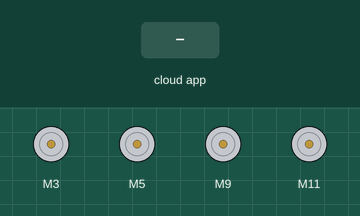
Recording of a sketch running on a simulated Arduino Uno, built with avr-gcc and run on an emulated ATmega328P. Parts: 4 × DC motor (green arrow = forward, orange = backward, longer = faster). The inputs (shaded band) are chosen by the test bench. The ROS host is connected and sends only what is stated.

Above: at 1.2 s.
1.3 s: the phone or cloud app sets linear.x to -100
At 2.3 s:
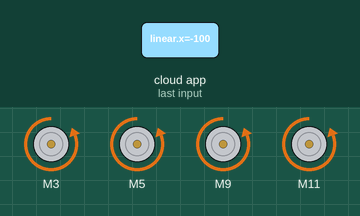
2.8 s: the phone or cloud app sets linear.x to 100
At 3.4 s:
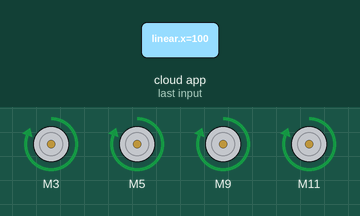
4.3 s: the phone or cloud app sets linear.x to 0
At 5.5 s:
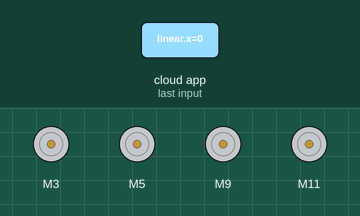
5.8 s: the phone or cloud app sets angular.z to -100
At 6.9 s:
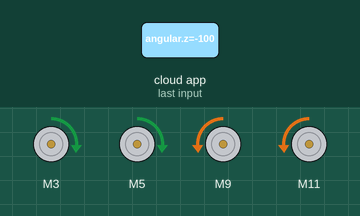
7.3 s: the phone or cloud app sets angular.z to 100
At 8.0 s:
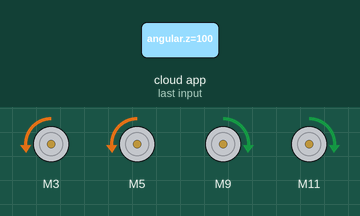
8.8 s: the phone or cloud app sets angular.z to 0
At 9.2 s:
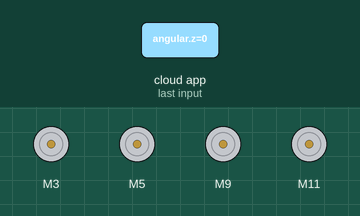
Timing chart, 0 to 11.3 s (numbered marks = the images above; inputs shaded):
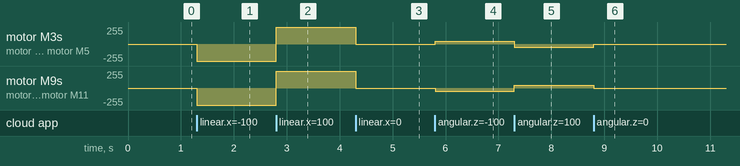

Measured:
- after the input at 1.3 s, motor M3, motor M5, motor M9, motor M11: stopped → backward 255/255 at once
- after the input at 2.8 s, motor M3, motor M5, motor M9, motor M11: backward 255/255 → forward 255/255 at once
- after the input at 4.3 s, motor M3, motor M5, motor M9, motor M11: forward 255/255 → stopped at once
- after the input at 5.8 s, motor M3, motor M5: stopped → forward 45/255 at once; motor M9, motor M11: stopped → backward 45/255 at once
- after the input at 7.3 s, motor M3, motor M5: forward 45/255 → backward 45/255 at once; motor M9, motor M11: backward 45/255 → forward 45/255 at once
- after the input at 8.8 s, motor M3, motor M5: backward 45/255 → stopped at once; motor M9, motor M11: forward 45/255 → stopped at once

The sketch:

wheel_motor_Code.ino
```cpp
/* For this file to be able to work you need to install Cytron motor drivers
library from library manager of the arduino library manager*/

#include <ArduinoHardware.h>
#include <ros.h>
#include <geometry_msgs/Twist.h>
#include "CytronMotorDriver.h"
/*
#define EN_L 9
#define IN1_L 10
#define IN2_L 11

#define EN_R 8
#define IN1_R 12
#define IN2_R 13
*/
#define L1_dir 2 //left front wheel
#define L1_pwm 3
#define L2_dir 4 //left back wheel
#define L2_pwm 5
#define R1_dir 8 //right front wheel
#define R1_pwm 9
#define R2_dir 10 //right rear wheel
#define R2_pwm 11

CytronMD motorL1(PWM_DIR, L1_pwm, L1_dir);
CytronMD motorL2(PWM_DIR, L2_pwm, L2_dir);
CytronMD motorR1(PWM_DIR, R1_pwm, R1_dir);
CytronMD motorR2(PWM_DIR, R2_pwm, R2_dir);

double w_r=0, w_l=0;

//wheel_rad is the wheel radius ,wheel_sep is
double wheel_rad = 0.0325, wheel_sep = 0.295;


ros::NodeHandle nh;
int lowSpeed = 200;
int highSpeed = 50;
double speed_ang=0, speed_lin=0;

void messageCb( const geometry_msgs::Twist& msg){
  speed_ang = msg.angular.z;
  speed_lin = msg.linear.x;
  w_r = (speed_lin/wheel_rad) + ((speed_ang*wheel_sep)/(2.0*wheel_rad));
  w_l = (speed_lin/wheel_rad) - ((speed_ang*wheel_sep)/(2.0*wheel_rad));
}


ros::Subscriber<geometry_msgs::Twist> sub("cmd_vel", &messageCb );
void Motors_init();
void MotorL(int Pulse_Width1);
void MotorR(int Pulse_Width2);

void setup(){

 Motors_init();

 nh.initNode();

 nh.subscribe(sub);

}


void loop(){
 MotorL(w_l*10);

 MotorR(w_r*10);

 nh.spinOnce();

}


void Motors_init(){

 /*pinMode(EN_L, OUTPUT);

 pinMode(EN_R, OUTPUT);

 pinMode(IN1_L, OUTPUT);

 pinMode(IN2_L, OUTPUT);

 pinMode(IN1_R, OUTPUT);

 pinMode(IN2_R, OUTPUT);

 digitalWrite(EN_L, LOW);

 digitalWrite(EN_R, LOW);

 digitalWrite(IN1_L, LOW);

 digitalWrite(IN2_L, LOW);

 digitalWrite(IN1_R, LOW);

 digitalWrite(IN2_R, LOW);*/

}

void MotorL(int Pulse_Width1){
 if (Pulse_Width1 > 0){

    /* analogWrite(EN_L, Pulse_Width1);

     digitalWrite(IN1_L, HIGH);

     digitalWrite(IN2_L, LOW);
*/
    motorL1.setSpeed(Pulse_Width1);
    motorL2.setSpeed(Pulse_Width1);
 }

 if (Pulse_Width1 < 0){
/*
     Pulse_Width1=abs(Pulse_Width1);

     analogWrite(EN_L, Pulse_Width1);

     digitalWrite(IN1_L, LOW);

     digitalWrite(IN2_L, HIGH);
*/
    motorL1.setSpeed(Pulse_Width1);
    motorL2.setSpeed(Pulse_Width1);
 }

 if (Pulse_Width1 == 0){

     /*analogWrite(EN_L, Pulse_Width1);

     digitalWrite(IN1_L, LOW);

     digitalWrite(IN2_L, LOW);
*/
     motorL1.setSpeed(Pulse_Width1);
     motorL2.setSpeed(Pulse_Width1);
 }

}


void MotorR(int Pulse_Width2){


 if (Pulse_Width2 > 0){
/*
     analogWrite(EN_R, Pulse_Width2);

     digitalWrite(IN1_R, LOW);

     digitalWrite(IN2_R, HIGH);
*/  motorR1.setSpeed(Pulse_Width2);
    motorR2.setSpeed(Pulse_Width2);
 }

 if (Pulse_Width2 < 0){
/*
     Pulse_Width2=abs(Pulse_Width2);

     analogWrite(EN_R, Pulse_Width2);

     digitalWrite(IN1_R, HIGH);

     digitalWrite(IN2_R, LOW);
*/
    motorR1.setSpeed(Pulse_Width2);
    motorR2.setSpeed(Pulse_Width2);
 }

 if (Pulse_Width2 == 0){

    /* analogWrite(EN_R, Pulse_Width2);

     digitalWrite(IN1_R, LOW);

     digitalWrite(IN2_R, LOW);
*/
    motorR1.setSpeed(Pulse_Width2);
    motorR2.setSpeed(Pulse_Width2);
 }

}
```
